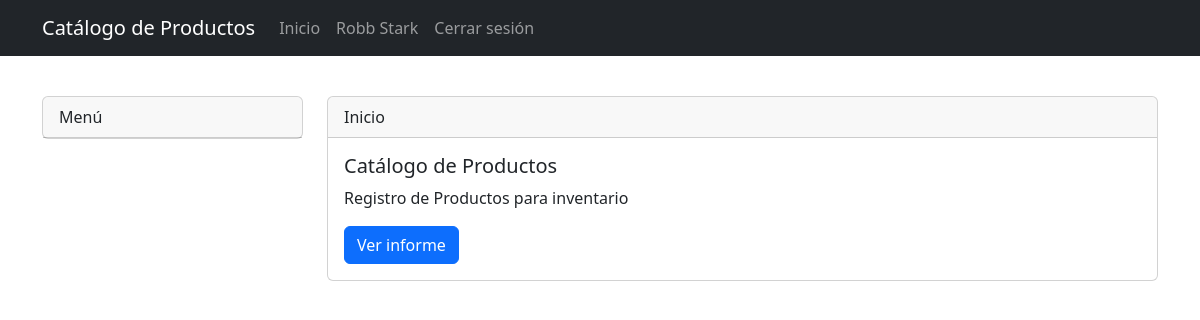
/index.php?page=inicio (signed in), run on an earlier commit of the app's database.
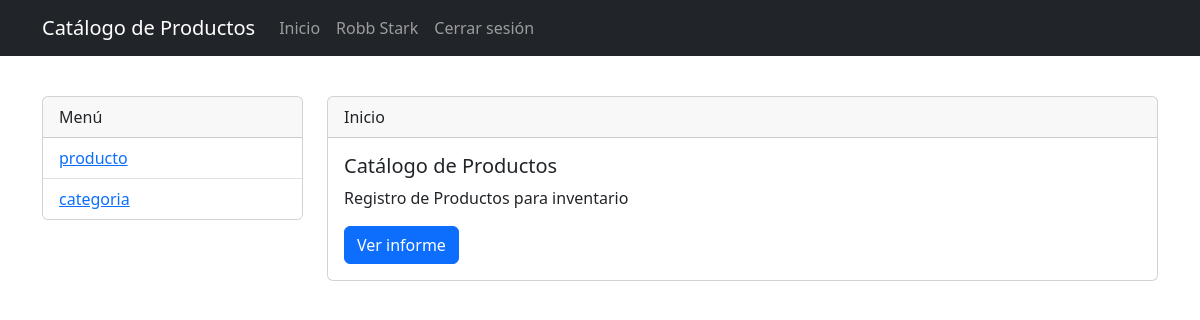
And on a later commit of the database.
### tables this page shows
CREATE TABLE permiso(
    id_permiso INT(4) PRIMARY KEY AUTO_INCREMENT,
    usuario_id INT(4) NOT NULL,
    contenido_id INT(4) NOT NULL,
    nivel INT(2) DEFAULT 0,
    FOREIGN KEY (usuario_id) REFERENCES usuario (id_usuario) ON UPDATE CASCADE ON DELETE RESTRICT,
	FOREIGN KEY (contenido_id) REFERENCES contenido (id_contenido) ON UPDATE CASCADE ON DELETE RESTRICT
);

CREATE TABLE contenido(
    id_contenido INT(4) PRIMARY KEY AUTO_INCREMENT,
    contenido VARCHAR(100) NOT NULL
);

### index.php (called while the page is built)
<?php
	require('core/request.php');
?>

### models/PermisoModel.php (called while the page is built, shortened)
<?php
require_once 'ModeloBase.php';
class PermisoModel extends ModeloBase {
	public function obtenerPermisos($usuario_id) {
		$db = new ModeloBase();
		$query = "SELECT pag.id_contenido, pag.contenido, per.nivel
		FROM permiso AS per
		INNER JOIN contenido AS pag ON per.contenido_id = pag.id_contenido
		WHERE per.usuario_id = $usuario_id ORDER BY id_permiso";
		$resultado = $db->obtenerTodos($query);
		return $resultado;
	}
}

### models/ModeloBase.php (called while the page is built, shortened)
<?php
require_once './libs/DB.php';
class ModeloBase extends DB {
	public $db;
	public function __construct() {
		$this->db = new DB();
		$this->db->setAttribute(PDO::ATTR_ERRMODE, PDO::ERRMODE_EXCEPTION);
    	$this->db->setAttribute(PDO::ATTR_EMULATE_PREPARES, false);
	}
	public function obtenerTodos($query) {
		try {
			return $this->db->query($query);
		} catch (PDOException $e){
			echo "Error: ".$e->getMessage();
		}
	}
}

### libs/DB.php (called while the page is built, shortened)
<?php
class DB extends PDO {
	private $hostname = 'localhost';
	private $database = 'up_login_mvc';
	public function __construct() {
		$dsn = 'mysql:dbname='.$this->database.';host='.$this->hostname;
	}
}
?>

### controllers/PermisoController.php (called while the page is built, shortened)
<?php
require_once 'models/PermisoModel.php';
class PermisoController {
	public function obtenerPermisos($usuario_id) {
		$permisos = new PermisoModel();
		return $permisos->obtenerPermisos($usuario_id);
	}
}

### views/paginas/inicio.php (the view)
<?php
require_once 'controllers/PermisoController.php';
$objeto = new PermisoController();
$usuario_id = $_SESSION['id_usuario'];
$permisos = $objeto->obtenerPermisos($usuario_id);
?>
<main role="main" class="container">
	<div class="row">
		<div class="col-sm-3">
			<div class="card">
				<div class="card-header">Menú</div>
				<ul class="list-group list-group-flush">
					<?php
						if (!empty($permisos)) {
							foreach ($permisos as $r) {
							if ($r['nivel'] > 0) {
					?>
					<li class="list-group-item">
						<a href="?page=<?php echo $r['contenido'];?>"><?=$r['contenido'];?></a>
					</li>
					<?php	} } } ?>
				</ul>
			</div>
		</div>
		<div class="col-sm-9">
			<div class="card">
				<div class="card-header">Inicio</div>
				<div class="card-body">
					<h5 class="card-title">Catálogo de Productos</h5>
					<p class="card-text">Registro de Productos para inventario</p>
					<a href="#" class="btn btn-primary">Ver informe</a>
				</div>
			</div>
		</div>
	</div>
</main>

What changed in the data, as far as the page shows it:
now on this page (row edited): permiso: contenido.contenido "producto"
now on this page (row edited): permiso: contenido.contenido "categoria"
